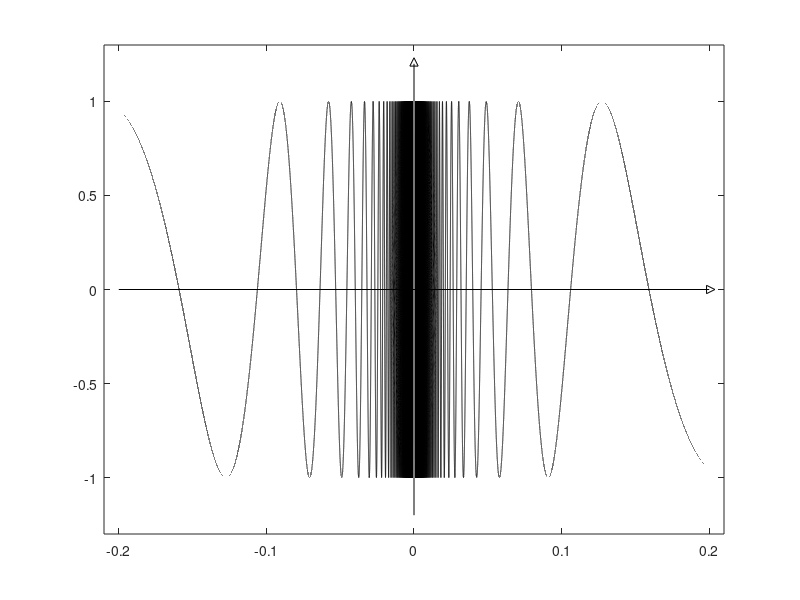

This chart was generated by the following MATLAB code:
% Graph of sin(1/x)

x1= 0.001:0.000001:0.2;
y1 = sin(1./x1);
x2= -0.2:0.000001:-0.001;
y2 = sin(1./x2);

plot(x1,y1,'k',x2,y2,'k',[-0.2 0.2],[0 0],'k',[0 0],[-1.2 1.2],'k',...
         0.201,0,'k>',0,1.21,'k^')
axis([-0.21 0.21 -1.3 1.3])